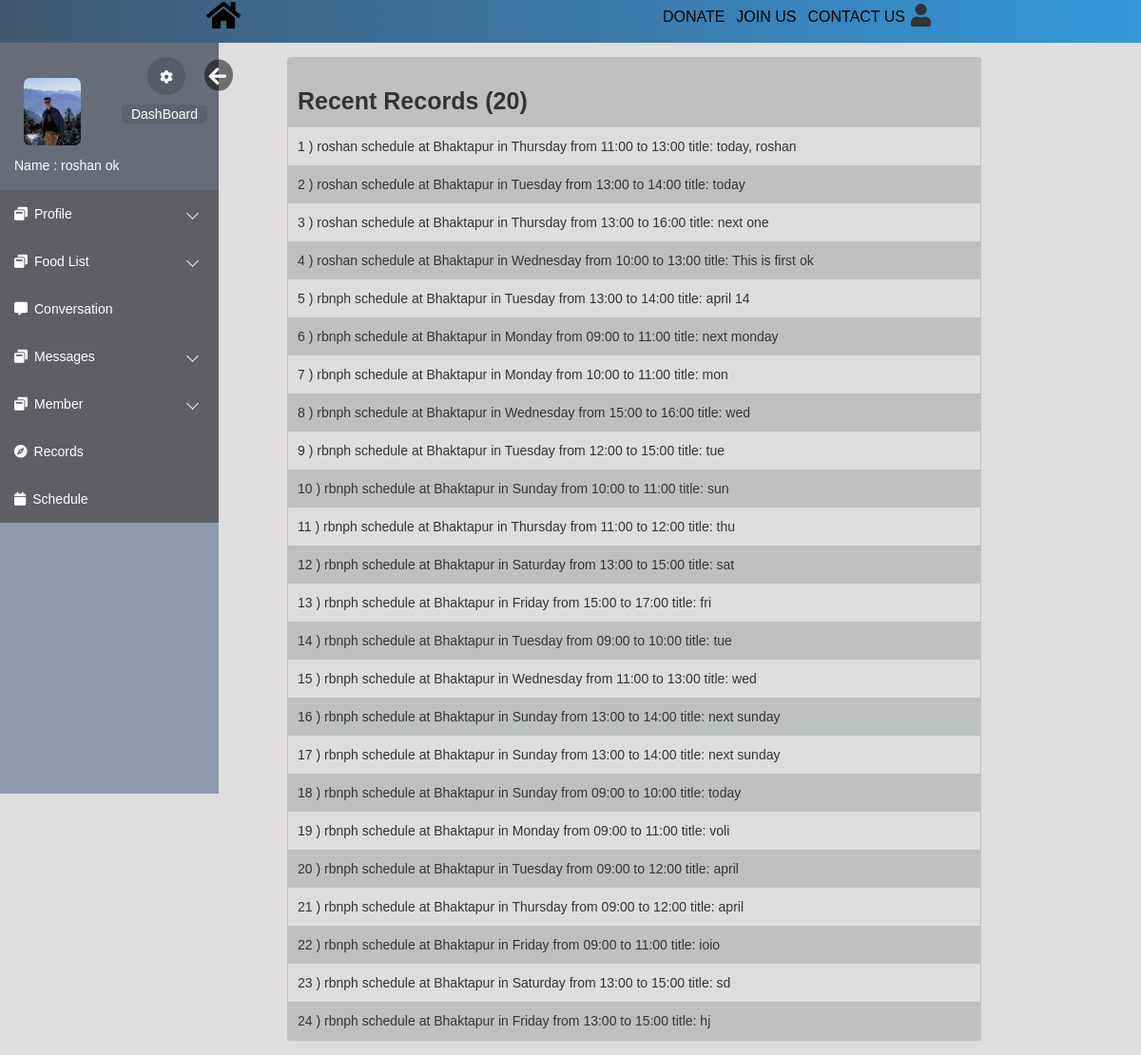
The page /html/records.php (signed in) on the database as committed earlier.
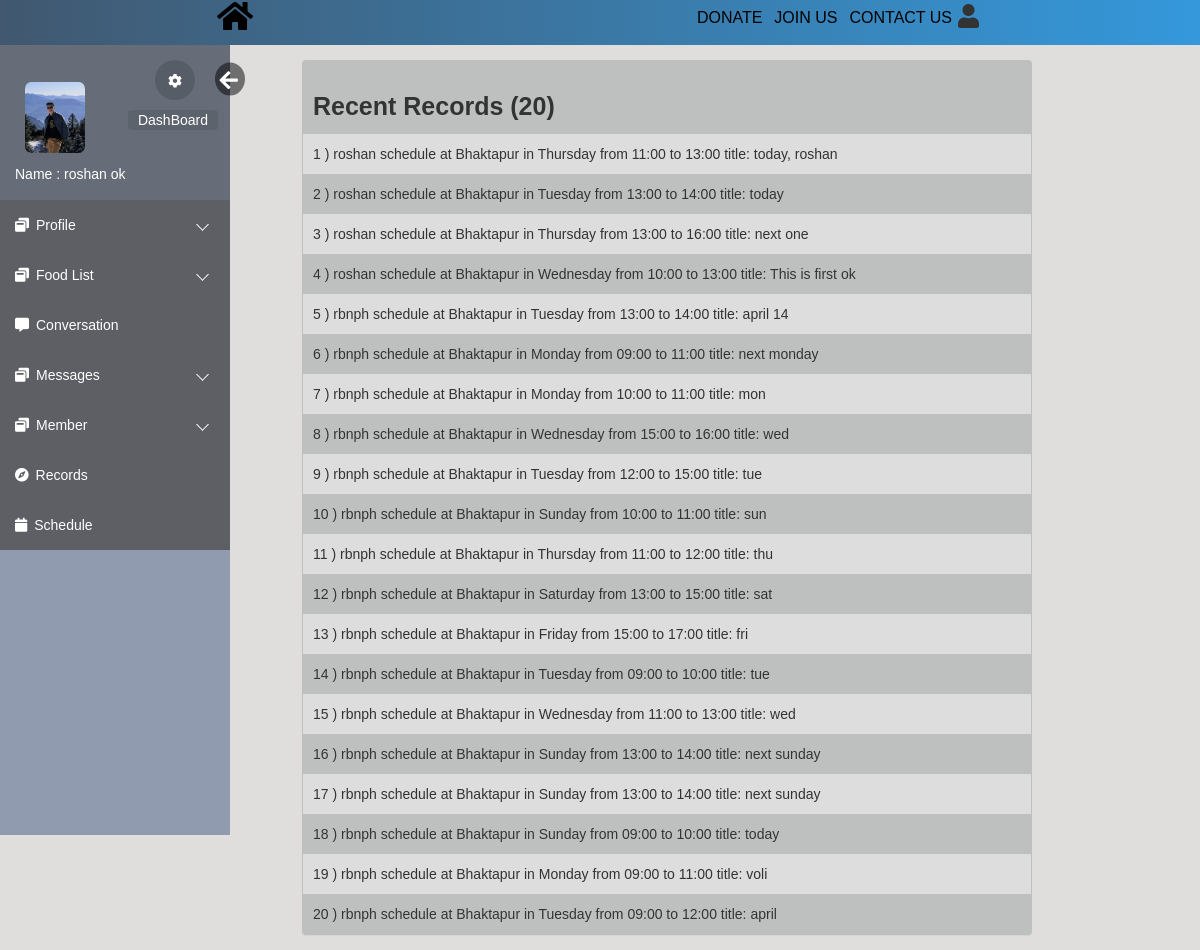
The same page on the database as committed later.
### tables this page shows
CREATE TABLE `records` (
  `record_id` int(10) UNSIGNED NOT NULL,
  `description` varchar(100) DEFAULT NULL,
  `reg_id` int(10) UNSIGNED DEFAULT NULL,
  `date` datetime NOT NULL DEFAULT current_timestamp()
);

### html/records.php (the view, shortened to what this page needs)
<!DOCTYPE html>
<html lang="en">
<head>
    <link rel="stylesheet" href="https://maxcdn.bootstrapcdn.com/bootstrap/3.3.6/css/bootstrap.min.css">
    <link rel="stylesheet" href="https://maxcdn.bootstrapcdn.com/font-awesome/4.6.3/css/font-awesome.min.css">
    <link rel="stylesheet" href="../css/loginindex.css">
    <link rel="stylesheet" href="css/editprofile.css">
    <link rel="stylesheet" href="css/index.css">
    <link rel="stylesheet" href="https://use.fontawesome.com/releases/v5.3.1/css/all.css">
</head>
<body>
    <div class="navbars">
        <div class="nav0">
            <a href="../index.html"><i class="fa fa-home fa-2x" aria-hidden="true"></i></a>
        </div>
        <div class="navbars1">
            <div class="nav3"><i class="fa fa-user fa-3x"></i>
            </div>
            <div class="nav4"><a href="">CONTACT US</a></div>
            <div class="nav2"><a href="login.php">JOIN US</a></div>
            <div class="nav1"><a href="">DONATE</a></div>
        </div>
    </div>
    <div class="body_wrapper">
        <div class="sidemenu" id="mySidebar">
            <ul>
                <div class="me userBg">
                <div class="images">
                    <img style="margin-top:22px;border-radius: 10%;" src="files/<?php if($_SESSION['pic']==null){echo 'user.png';}else{ echo $_SESSION['pic'];}?>" width="60";>
                    </div>
                    <div class="myinfo">
                        <p class="name">Name :<?php echo $_SESSION['name']?></p>
                    </div>
                    <button class="setting">
                        <a href="editprofile.php"><i class="fa fa-cog" aria-hidden="true"></i></a>
                    </button>
                    <a id="hide" href="#" onclick="closeNav()"><i class="fa fa-arrow-left" aria-hidden="true"></i></a>
                    <button class="cloud">
                        <a href="index.php">DashBoard</a>
                    </button>
                </div>
                <li class="dropdown">
                    <a href="#"><span class="icon"><i class="fa fa-window-restore"></i></span><span>Profile</span></a>
                </li>
                <li class="dropdown">
                    <a href="#"><span class="icon"><i class="fa fa-window-restore"></i></span><span>Food List</span></a>
                </li>
                <li><a href="chat.php"><span class="icon"><i class="fa fa-commenting"></i></span><span>Conversation</span></a></li>
                <li class="dropdown ">
                    <a href="#"><span class="icon"><i class="fa fa-window-restore"></i></span><span>Messages</span></a>
                </li>
                <li class="dropdown">
                    <a href="#"><span class="icon"><i class="fa fa-window-restore"></i></span><span>Member</span></a>
                    </li>
                <li><a href="records.php"><span class="icon"><i class="fa fa-compass"></i></span><span>Records</span></a></li>
                <li><a href="schedule.php"><span class="icon"><i class="fa fa-calendar"></i></span><span>Schedule</span></a></li>
            </ul>
        </div>
        <div class="container">
            <div class="col-md-8 col-sm-9 contains">
                <div class="panel profile-panel">
                    <table>
	<tr>
		<td><b style="font-size:25px">Recent Records (20)</b></td>
	</tr>
    <?php
    $count=1;
    require_once("DBConnect.php");
        $sql = "SELECT * from records ";
	$result = $conn-> query($sql);
	if($result-> num_rows >0){
        if($result-> num_rows>20){
            $del1=$result-> num_rows-20;
            $del_count=0;
            while($del_count<$del1){
                $row = $result-> fetch_assoc();
                $record_ids=$row["record_id"];
               $sql0= "DELETE FROM `records` WHERE `record_id`='$record_ids'";
               require_once("DBConnect.php");
               mysqli_query($conn, $sql0);
               $del_count++;
            }}
            $sql = "SELECT * from records ORDER BY `date` DESC ";
            $result = $conn-> query($sql);
		while($row = $result-> fetch_assoc()){
    echo "<tr><td>".$count."  ) ".$row["description"]."</td></tr>";
            $count++;
				}}
        echo "</table>";
        ?>
                </div>
            </div>
        </div>
    </div>
</body>
</html>

### css/loginindex.css (style rules this page uses)
* { margin: 0; padding: 0; font-family: sans-serif; list-style: none; text-decoration: none; }
.me #hide, .me #show { position: absolute; transform: scale(1.5); right: -60px; bottom: 95px; width: 20px; padding-top: 2px; padding-left: 3px; color: #FFF; border-radius: 0%; border-style: initial; border-radius: 50%; background: rgba(0, 0, 0, 0.5); }
#mySidebar { transition: 0.4s; }

### html/css/editprofile.css (style rules this page uses)
.sidemenu { float: left; }
.me { position: relative; width: calc(100% - 50px); height: 140px; padding: 15px 25px; margin-bottom: 15px; }
.me .setting { position: absolute; right: -15px; bottom: 85px; width: 40px; height: 40px; padding-top: 2px; color: #FFF; border-radius: 100%; border-style: none; background: rgba(0, 0, 0, 0.15); }
.me .setting a, .me .cloud a { color: #fff; }
.me .cloud { position: absolute; right: -38px; bottom: 55px; height: 20px; color: #FFF; border-style: none; border-radius: 10%; background: rgba(0, 0, 0, 0.09); }
.me .cloud a { padding: 15px 10px 15px 10px; }
.me .myinfo { position: absolute; left: 40px; bottom: 1px; font-size: 14px; color: #FFF; }
.myinfo .name { margin: 0 0 0 -25px; }
.profile-panel { margin-top: 2%; background-color: rgb(190, 192, 192); }
.navbars { display: flex; flex-direction: row; flex-wrap: wrap-reverse; font-size: 1.1rem; justify-content: space-around; background: #2c3e50; background: -webkit-linear-gradient(to left, #3498db, #41586f); background: linear-gradient(to left, #3498db, #41586f); padding-top: 10px; height: 45px; }
.navbars1 { display: flex; flex-direction: row-reverse; flex-wrap: wrap-reverse; font-size: 1.1rem; }
.navbars a { text-decoration: none; color: black; font-size: 1.6rem; font-family: 'Franklin Gothic Medium', 'Arial Narrow', Arial, sans-serif; padding: 6px; }
.navbars>div { margin: 2px; margin-bottom: 10px; margin-right: 1%; margin-top: 4px; text-align: center; font-size: 0.8rem; z-index: 999; }
.navbars .nav3, .navbars .nav0 { margin-top: -3px; cursor: pointer; position: relative; z-index: 3; }

### html/css/index.css (style rules this page uses)
*, *::after, *::before { padding: 0px; margin: 0px; box-sizing: border-box; }
body { font-family: "Quicksand", "SolaimanLipi", sans-serif; font-size: 14px; }
.body_wrapper { width: 100%; height: 100%; background: #e0dddd; overflow: hidden; }
.sidemenu { float: left; width: 230px; height: calc(100vh - 10px); background: #909bb0; scrollbar-width: none; }
.sidemenu>ul { background: #666d78; }
.sidemenu>ul>li>a { display: block; position: relative; color: #fff; text-decoration: none; padding: 15px; background: rgba(87, 83, 83, 0.5); }
.sidemenu>ul>li>a>span { margin-right: 7px; }
.sidemenu>ul>.dropdown>a { position: relative; display: block; }
.sidemenu>ul>.dropdown>a::after { content: ""; position: absolute; top: 40%; right: 10%; display: block; height: 9px; width: 9px; border-left: 1px solid #fff; border-bottom: 1px solid #fff; transition: 0.5s; transform: rotate(-45deg); }

### html/records.php (style rules this page uses)
.panel table { margin-top: 18px; font-family: arial, sans-serif; border-collapse: collapse; width: 100%; }
.panel td, .panel th { border: 0px solid #dddddd; text-align: left; padding: 10px; }
.panel tr:nth-child(even) { background-color: #dddddd; }
@media only screen and (max-width: 1300px) { .panel td,.panel th { font-size: 14px; } }
.contains { margin-left:5%; }

Rows that differ between the two databases and show on the page:
removed records: description "rbnph schedule at Bhaktapur in Thursday from 09:00 to 12:00 title: april"
removed records: description "rbnph schedule at Bhaktapur in Friday from 09:00 to 11:00 title: ioio"
removed records: description "rbnph schedule at Bhaktapur in Saturday from 13:00 to 15:00 title: sd"
removed records: description "rbnph schedule at Bhaktapur in Friday from 13:00 to 15:00 title: hj"
